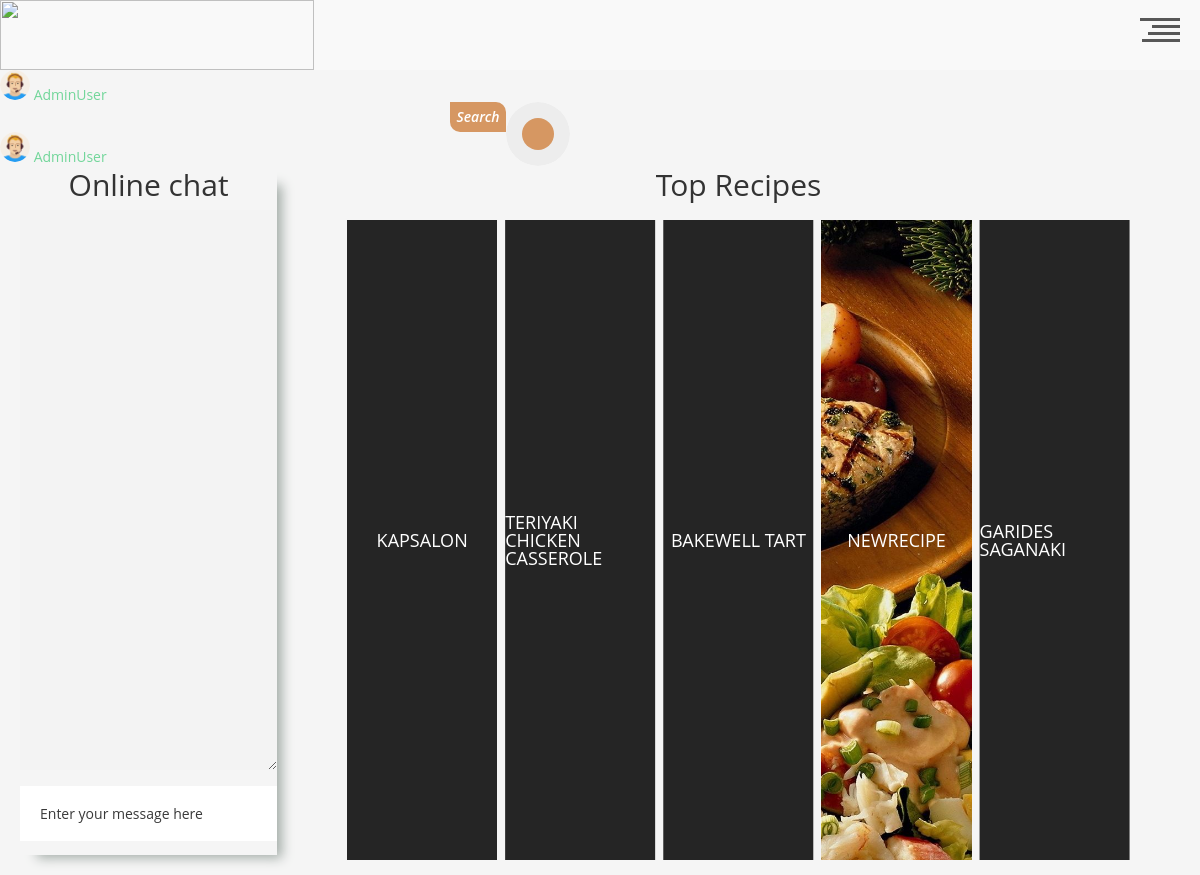
Screenshot of / (signed in) with the database file from the repository.
### app/users/models.py (models this page shows, shortened)
class User(db.Model, UserMixin):
    id = db.Column(db.Integer, primary_key=True)
    username = db.Column(db.String(20), unique=True, nullable=False)
    email = db.Column(db.String(120), unique=True, nullable=False)
    image_file = db.Column(
        db.String(20), nullable=False, default='default.jpg')
    password = db.Column(db.String(60), nullable=False)
    comment = db.relationship('UserComments', backref='author', lazy=True)
    is_admin = db.Column(db.Boolean, default=False)

### app/meals/models.py (models this page shows, shortened)
class Meal(db.Model):
    __tablename__ = 'meal'
    id = Column(Integer, primary_key=True)
    name = Column(String)
    category_id = Column(Integer, ForeignKey('category.id'))
    area_id = Column(Integer, ForeignKey('area.id'))
    author_id = Column(Integer, ForeignKey('user.id'), default=1)
    instructions = Column(String)
    img_link = Column(String, default='default.jpg')
    tags = Column(String)
    video_link = Column(String)
    date_posted = Column(db.DateTime, nullable=False, default=datetime.utcnow)
    area = relationship("Area")
    category = relationship("Category")
    user = relationship("User")

### app/index/routes.py (the view)
@index_bp.route('/')
def index():
    mydict = {}
    for record in User_Favorite.query.all():
        mydict[record.meal_id] = len(User_Favorite.query.
                                     filter_by(meal_id=record.meal_id).all())
    res = dict(sorted(mydict.items(), key=itemgetter(1), reverse=True)[:5])
    tops = Meal.query.filter(Meal.id.in_(list(res.keys()))).all()
    tops = sorted(tops, key=lambda o: list(res.keys()).index(o.id))
    name = 'Guest'
    if current_user.is_authenticated:
        name =  current_user.username
    room =  'main_room'
    session['name'] = name
    session['room'] = room
    name = session.get('name', '')
    room = session.get('room', '')
    return render_template(
        'index_page.html',
        tops=tops,
        name=name,
        room=room)

### app/users/models.py (called while the page is built)
@login_manager.user_loader
def load_user(user_id):
    return User.query.get(int(user_id))

### app/index/templates/index_page.html (shortened to what this page needs)
{% extends 'base.html' %}
{% block content %}
<link rel="stylesheet" href="{{url_for('index.static',filename='css/index.css') }}">
<link rel="stylesheet" type="text/css" href="{{url_for('index.static',filename='css/emoji/jquery.emojipicker.css') }}">
<div class="main_wrapper" style="display:flex; padding:20px auto;">
<div class='chat_sidebar' style="width:29%; margin-top:100px;">
  <link rel="stylesheet" type="text/css" href="{{url_for('index.static',filename='css/emoji/jquery.emojipicker.a.css') }}">
        <h1 style="font-size:30px;text-align:center;margin-bottom:10px;">Online chat</h1>
        <textarea id="chat" cols="80" rows="40" style="width:100%;" disabled></textarea><br><br>
        {% if current_user.is_authenticated %}
          <input id="text" size="80" placeholder="Enter your message here" style="width:100%; height:55px;"><br><br>
        {% else %}
          <p>Please <a href="{{url_for('users.register')}}">register</a>,or  <a href="{{url_for('users.login')}}">login</a> to leave comment !!</p>
        {% endif %}
</div>
<div class="cont s--inactive" style="width:100%;">
  <h1 style="font-size:30px;text-align:center;margin:20px auto;">Top Recipes</h1>
  <div class="cont__inner">
  {% for rec in range(tops|length)  %}
    <div class="el">
      <div class="el__overflow">
        <div class="el__inner">
          <div class="el__bg" style="background:url('{{tops[rec].img_link}}');background-size: cover"></div>
          <div class="el__preview-cont">
            <h2 class="el__heading">{{tops[rec].name}}</h2>
          </div>
        </div>
      </div>
      <div class="el__index">
        <div class="el__index-front">
        </div>
      </div>
    </div>
  {% endfor %}
  </div>
</div>
</div>
{% endblock content %}

### app/index/templates/header.html (shortened to what this page needs)
<link rel="stylesheet" href="{{url_for('index.static',filename='css/header.css') }}">
<header>
  <h1><a style="display:flex;" href="/"><img width="314" height="70", src="{{url_for('users.static' ,  filename='profile_pics/Logo2-1.png') }}" ></a></h1>
  <h1> {%if current_user.id%}<img width="30" height="30", src="{{url_for('users.static' ,  filename='profile_pics/'+current_user.image_file) }}" alt="Avatar" class="avatar img-circle">
  	   <a href="/user/user_profile/{{current_user.id}}">{{current_user.username}}{%endif%}</a></h1>
<div class="search-form">
<p class="head_search_txt">Search</p>
 <form  method = 'GET' action="{{url_for('meals.meal_search')}}">
    <button style = "outline:none;" class="head_search_btn" type = 'submit'></button>
  </form>
</div>
  <div id="nav-trigger" role="button">
    <div class="line l-01"></div>
    <div class="line l-02"></div>
    <div class="line l-03"></div>
    <div class="line l-04"></div>
  </div>
  {%if current_user.is_authenticated%}
  	   <h1> <img width="30" height="30", src="{{url_for('users.static' ,  filename='profile_pics/'+current_user.image_file) }}" alt="Avatar" class="avatar img-circle">
  	   <a href="/user/user_profile/{{current_user.id}}">{{current_user.username}}</a></h1>
  {% else%}
  	   <h1> <img width="30" height="30", src="{{url_for('users.static' ,  filename='profile_pics/guest.png') }}" alt="Avatar" class="avatar img-circle">
	   <a href="{{ url_for('users.login') }}"> guest user </a></h1>
 {% endif %}
</header>

### app/index/static/css/base.css (style rules this page uses)
* { margin: 0; padding: 0; outline: none; box-sizing: border-box; }
body { background-color: #ededed; }

### app/index/static/css/header.css (style rules this page uses)
html, div, span, applet, object, iframe, h1, h2, h3, h4, h5, h6, p, blockquote, pre, a, abbr, acronym, address, big, cite, code, del, dfn, em, img, ins, kbd, q, s, samp, small, strike, strong, sub, sup, tt, var, b, u, i, center, dl, dt, dd, ol, ul, li, fieldset, form, label, legend, table, caption, tbody, tfoot, thead, tr, th, td, article, aside, canvas, details, embed, figure, figcaption, footer, header, hgroup, menu, nav, output, ruby, section, summary, time, mark, audio, video { margin: 0; padding: 0; border: 0; font-size: 100%; font: inherit; vertical-align: baseline; }
article, aside, details, figcaption, figure, footer, header, hgroup, menu, nav, section, main { display: block; }
body { line-height: 1; }
html * { -webkit-font-smoothing: antialiased; -moz-osx-font-smoothing: grayscale; }
*, *:after, *:before { -webkit-box-sizing: border-box; -moz-box-sizing: border-box; box-sizing: border-box; }
html, body { height: 100%; }
a { color: #72d69a; text-decoration: none; transition: color .2s ease-out; }
header { position: fixed; top: 0; left: 0; height: 50px; width: 100%; background: #f9f9f9; z-index: 3; -webkit-transform: translateZ(0); -webkit-backface-visibility: hidden; -webkit-transition-property: -webkit-transform; -moz-transition-property: -moz-transform; transition-property: transform; -webkit-transition-duration: 0.4s; -moz-transition-duration: 0.4s; transition-duration: 0.4s; }
@media only screen and (min-width: 768px) { header { height: 70px; } }
#nav-trigger { position: absolute; margin: 10px 10px 0 0; top: auto; right: auto; width: 40px; height: 40px; cursor: pointer; text-align: right; float: right; -moz-transform: rotate(180deg); -webkit-transform: rotate(180deg); -o-transform: rotate(180deg); transform: rotate(180deg); -moz-transition: all 0.4s cubic-bezier(0.19, 1, 0.22, 1); -webkit-transition: all 0.4s cubic-bezier(0.19, 1, 0.22, 1); -o-transition: all 0.4s cubic-bezier(0.19, 1, 0.22, 1); transition: all 0.4s cubic-bezier(0.19, 1, 0.22, 1); right: 10px; top: -8px; }
#nav-trigger .line { height: 3px; width: 100%; margin-bottom: 4px; background: #585858; -moz-transition: all 0.4s cubic-bezier(0.19, 1, 0.22, 1); -webkit-transition: all 0.4s cubic-bezier(0.19, 1, 0.22, 1); -o-transition: all 0.4s cubic-bezier(0.19, 1, 0.22, 1); transition: all 0.4s cubic-bezier(0.19, 1, 0.22, 1); }
#nav-trigger .line.l-01 { width: 95%; }
#nav-trigger .line.l-02 { width: 80%; }
#nav-trigger .line.l-03 { width: 70%; }
#nav-trigger .line.l-04 { width: 100%; }
* { outline: none; border: none; padding: 0; }
.search-form { position: relative; margin: 0 auto 0; width: 300px; display: flex; }
.head_search_txt { background: #d69762; color: #fff; width: 56px; display: flex; text-align: center; font-weight: 600; justify-content: center; align-items: center; height: 30px; border-radius: 0px 10px 0px 10px; font-style: italic; }
.search-form:before { content: ' '; position: absolute; left: 70px; top: 14px; width: 2px; height: 36px; transform: scale(0); z-index: 1; background: #d69762; transition: all 0.5s cubic-bezier(.87, -.41, .19, 1.44); }
.head_search_btn { background: #ededed; position: absolute; height: 100%; border-radius: 50%; width: 64px; height: 64px; transition: all 0.5s cubic-bezier(.87, -.41, .19, 1.44); }
.head_search_btn:after { content: ' '; position: absolute; width: 32px; height: 32px; left: 0; right: 0; transform: translateY(-50%); margin: 0 auto; background: #d69762; border-radius: 50%; }
.head_search_btn:before { content: ' '; position: absolute; width: 24px; height: 24px; left: 0; right: 0; top: 20px; transform: scale(0); transform-origin: left top; margin: 0 auto; background: #ededed; border-radius: 50%; z-index: 1; transition: all 0.8s ease; }

### rows the page displays
User: image_file (picture), username "AdminUser"
Meal: name "KAPSALON"
Meal: name "TERIYAKI CHICKEN CASSEROLE"
Meal: name "BAKEWELL TART"
Meal: img_link (placeholder picture), name "NEWRECIPE"
Meal: name "GARIDES SAGANAKI"
